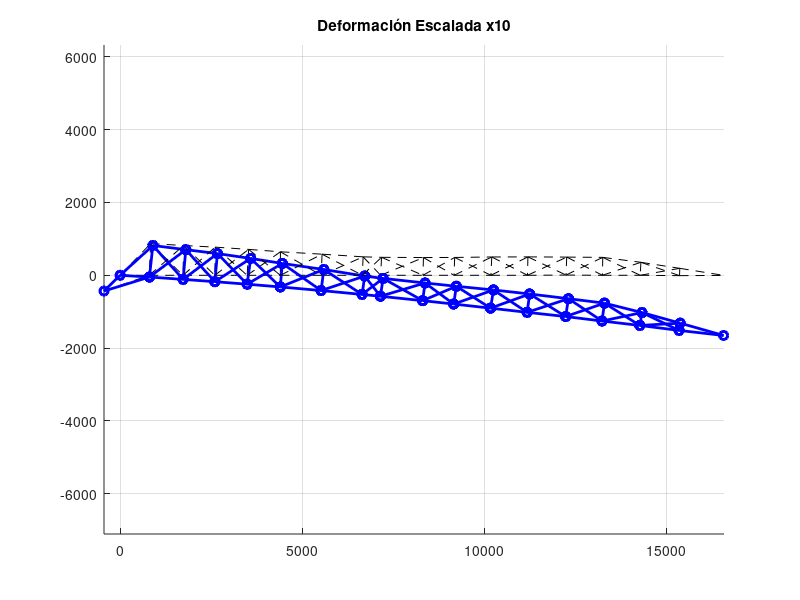

MATLAB code to generate this figure:
%% SOLVER ESTRUCTURAL Y DE FATIGA - RETO JOHN DEERE (VERSIÓN AUDITADA IFI)
clc; clear all; close all; tic;

%% --- PASO 1: DEFINICIÓN DE GEOMETRÍA Y MATERIALES ---
% Coordenadas de los nodos (mm) [ID, X, Y] extraídas de Excel
% Coordenadas de los nodos (mm) [ID, X, Y] extraídas de Excel
N = [
    1	-442.4448	-433.0611
    2	16579.5256	-3.9498
    3	15358.8802	-9.9333
    4	14279.3234	0.0000
    5	13242.0142	0.0000
    6	12241.4174	6.5372
    7	11185.0772	0.0000
    8	10180.6551	0.0000
    9	9168.3946	0.0000
    10	8314.6681	0.0000
    11	7154.1209	0.0000
    12	6649.7976	0.0000
    13	5522.9715	0.0000
    14	4400.0000	0.0000
    15	3488.1439	0.0000
    16	2600.0000	0.0000
    17	1726.6193	0.0000
    18	800.0000	0.0000
    19	0.0000	0.0000
    20	838.3615	871.3918
    21	1743.6050	816.6392
    22	2612.3467	772.8371
    23	3528.5408	710.7841
    24	4400.9327	645.0809
    25	5543.4376	579.3778
    26	6671.3418	506.3743
    27	7177.1539	492.8809
    28	8327.7810	486.7768
    29	9185.4102	489.8288
    30	10203.4777	502.3598
    31	11195.6903	505.1083
    32	12261.4460	499.1491
    33	13250.4242	491.6663
    34	14297.5378	356.3110
    35	15365.0141	190.8533
];

% Opciones de Tubos: [ID, D_ext (mm), D_int (mm)]
Tubos = [
    1, 100, 95;   % Opción A (Económica)
    2, 100, 90;   % Opción B
    3, 120, 110;  % Opción C
    4, 140, 130;  % Opción D (Reforzada - CORREGIDA de 4000 a 140)
];

seleccion =4; % Probamos con la más ligera primero
Dext = Tubos(seleccion, 2);
Dint = Tubos(seleccion, 3);
Area_mm2 = (pi/4) * (Dext^2 - Dint^2);

M = [1, 200000, Area_mm2]; % E en MPa, A en mm2

% --- ACTUALIZACIÓN DE LA TABLA DE CONECTIVIDAD (PASO 1) ---
% [#ID, Nodo_Ini, Nodo_Fin, ID_Material]
% Se asume Material ID 1 para todas las barras.
E = [
    % ESTRUCTURA DE SOPORTE IZQUIERDA (Triángulo de apoyo del tractor)
    1	1	19	1; % Soporte Vertical-ish 
    2	1	18	1; % Tirante diagonal de soporte

    % CORDÓN SUPERIOR (Tensado)
    3	20	21	1; % Segmento 1
    4	21	22	1;
    5	22	23	1;
    6	23	24	1;
    7	24	25	1;
    8	25	26	1;
    9	26	27	1;
    10	27	28	1;
    11	28	29	1;
    12	29	30	1;
    13	30	31	1;
    14	31	32	1;
    15	32	33	1;
    16	33	34	1;
    17	34	35	1; % Segmento final

    % CORDÓN INFERIOR (Comprimido)
    18	19	18	1; % Segmento 1
    19	18	17	1;
    20	17	16	1;
    21	16	15	1;
    22	15	14	1;
    23	14	13	1;
    24	13	12	1;
    25	12	11	1;
    26	11	10	1;
    27	10	9	1;
    28	9	8	1;
    29	8	7	1;
    30	7	6	1;
    31	6	5	1;
    32	5	4	1;
    33	4	3	1;
    34	3	2	1; % Segmento final a la punta

    % POSTES VERTICALES (Estabilidad, alineados por coordenada X)
    35	20	18	1; % Vertical 1
    36	21	17	1;
    37	22	16	1;
    38	23	15	1;
    39	24	14	1;
    40	25	13	1;
    41	26	12	1;
    42	27	11	1;
    43	28	10	1;
    44	29	9	1;
    45	30	8	1;
    46	31	7	1;
    47	32	6	1;
    48	33	5	1;
    49	34	4	1;
    50	35	3	1; % Vertical final

    % DIAGONALES WARREN (Formando 'W's alternadas)
    51	19	20	1; % Diag Inicia '/' (Warren start)
    52	20	17	1; % Diag Inicia '\' (Warren cont.)
    53	17	22	1; % Diag Inicia '/'
    54	22	15	1; % Diag Inicia '\'
    55	15	24	1; % Diag Inicia '/'
    56	24	13	1; % Diag Inicia '\'
    57	13	26	1; % Diag Inicia '/'
    58	26	11	1; % Diag Inicia '\'
    59	11	28	1; % Diag Inicia '/'
    60	28	9	1; % Diag Inicia '\'
    61	9	30	1; % Diag Inicia '/'
    62	30	7	1; % Diag Inicia '\'
    63	7	32	1; % Diag Inicia '/'
    64	32	5	1; % Diag Inicia '\'
    65	5	34	1; % Diag Inicia '/'
    66	34	3	1; % Diag Inicia '\'
    
    % DIAGONALES EXTRA PARA ESTABILIDAD DE POSTES ( Warren+ verticals diagonals )
    67	18	21	1; % Contra-diag '/'
    68	21	16	1; % Contra-diag '\'
    69	16	23	1; % ...
    70	23	14	1;
    71	14	25	1;
    72	25	12	1;
    73	12	27	1;
    74	27	10	1;
    75	10	29	1;
    76	29	8	1;
    77	8	31	1;
    78	31	6	1;
    79	6	33	1;
    80	33	4	1;
    81	4	35	1;
    
    % PUNTA FINAL (Triángulo de cierre en Nodo 2)
    82	35	2	1; % Diagonal de cierre '\'
];

nE = size(E,1); % Ahora son 82 elementos
nN = size(N,1); % Son 35 nodos

%% --- PASO 2 AL 5: CÁLCULOS MATRICIALES (EFICIENTES) ---
Le = sqrt((N(E(:,3),2) - N(E(:,2),2)).^2 + (N(E(:,3),3) - N(E(:,2),3)).^2);
c = (N(E(:,3),2) - N(E(:,2),2)) ./ Le;
s = (N(E(:,3),3) - N(E(:,2),3)) ./ Le;
k = (M(E(:,4),2) .* M(E(:,4),3)) ./ Le;

Ke = zeros(4,4,nE);
L_map = [2*E(:,2)-1, 2*E(:,2), 2*E(:,3)-1, 2*E(:,3)];
K = zeros(2*nN, 2*nN);

for i = 1:nE
    Kezq = k(i) * [c(i)^2, s(i)*c(i); s(i)*c(i), s(i)^2];
    Ke(:,:,i) = [Kezq, -Kezq; -Kezq, Kezq];
    idx = L_map(i,:);
    K(idx,idx) = K(idx,idx) + Ke(:,:,i);
end

%% --- PASO 6: CARGAS (PESO PROPIO + PAYLOAD) ---
F = zeros(2*nN,1);
rho = 7.85e-6; % kg/mm^3
g = 9.81;      % m/s^2 (Kg * m/s^2 = Newtons)

% Distribución de Peso Propio
for i = 1:nE
    W_barra = rho * M(E(i,4),3) * Le(i) * g;
    F(2*E(i,2)) = F(2*E(i,2)) - W_barra/2;
    F(2*E(i,3)) = F(2*E(i,3)) - W_barra/2;
end

% Carga Externa (Boquillas y líquido - Valor crítico para optimización)
Peso_Equipo = 0; % N
nodos_brazo = [19];
F(2*nodos_brazo) = F(2*nodos_brazo) - (Peso_Equipo / length(nodos_brazo));

DoF_C = [1, 2, 37, 38]; 
U = zeros(2*nN,1);
U(DoF_C) = 0;

DoF_A = setdiff(1:2*nN, DoF_C);

%% --- PASO 7 AL 9: SOLUCIÓN Y ESFUERZOS ---

U(DoF_A) = K(DoF_A,DoF_A) \ (F(DoF_A) - K(DoF_A,DoF_C)*U(DoF_C));
% (RESTAURADO) Paso 8: Fuerzas de Reacción en el Tractor
Kca = K(DoF_C,DoF_A);
Kcc = K(DoF_C,DoF_C);
F(DoF_C) = Kca*U(DoF_A) + Kcc*U(DoF_C);
st = zeros(nE,1);
for i = 1:nE
    u_vec = U(L_map(i,:));
    T = [-c(i), -s(i), c(i), s(i)];
    st(i) = (M(E(i,4),2)/Le(i)) * T * u_vec;
end

%% --- PASO 10: RESULTADOS Y VISUALIZACIÓN ---
% Gráfica de estructura original vs deformada (Escalada)
figure('Color','w'); hold on;
escala = 10; % Factor para ver la deformación a simple vista
for i = 1:nE
    n1 = E(i,2); n2 = E(i,3);
    % Original
    plot([N(n1,2) N(n2,2)], [N(n1,3) N(n2,3)], 'k--');
    % Deformada
    plot([N(n1,2)+U(2*n1-1)*escala N(n2,2)+U(2*n2-1)*escala], ...
         [N(n1,3)+U(2*n1)*escala   N(n2,3)+U(2*n2)*escala], 'b-o', 'LineWidth', 2);
end
title(['Deformación Escalada x', num2str(escala)]); grid on; axis equal;

%% --- PASO 11: ANÁLISIS DE FATIGA ---
try
    data_ts = load('ts1_limpio.txt'); 
    acc_signal = data_ts(:,2);
    [max_sigma, idx_critico] = max(abs(st));
    sigma_history = acc_signal * max_sigma;
    
    rf = rainflow(sigma_history);
    
    Sr = 200; % Límite de fatiga más realista para A36 (MPa)
    b = 5;
    Amplitud_Esfuerzo = rf(:,2) / 2;
    Dano = sum(rf(:,1) ./ ((Amplitud_Esfuerzo./Sr).^(-b)));
    
    fprintf('\n--- REPORTE DE INGENIERÍA ---\n');
    fprintf('Tubo Seleccionado: Opción %d (Area: %.2f mm2)\n', seleccion, Area_mm2);
    fprintf('Esfuerzo Máximo Estático: %.2f MPa\n', max_sigma);
    fprintf('Daño Acumulado (Miner): %e\n', Dano);
    
    if Dano >= 1, disp('ESTADO: FALLA CRÍTICA POR FATIGA');
    else, disp('ESTADO: ESTRUCTURA SEGURA'); end
catch
    disp('Error en Paso 11: Verifique ts1.txt');
end
toc
